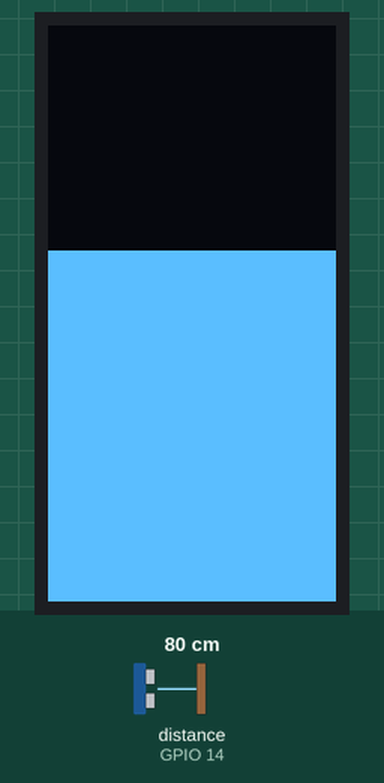
The sketch below on a simulated ESP32. On the bench: 64×128 one-colour display. Wiring (inferred from the names in the program): ultrasonic range finder: trigger GPIO 12; echo GPIO 14. Inputs (shaded band) come from the test bench; at power-on: distance to the obstacle (sensor on GPIO 14) 80 cm. The echo pulse lasts 58.3 µs per cm; what the sketch prints to the serial monitor is not drawn.

Above: at 1.2 s.
1.3 s: distance to the obstacle (sensor on GPIO 14) set to 2 cm
At 2.3 s:
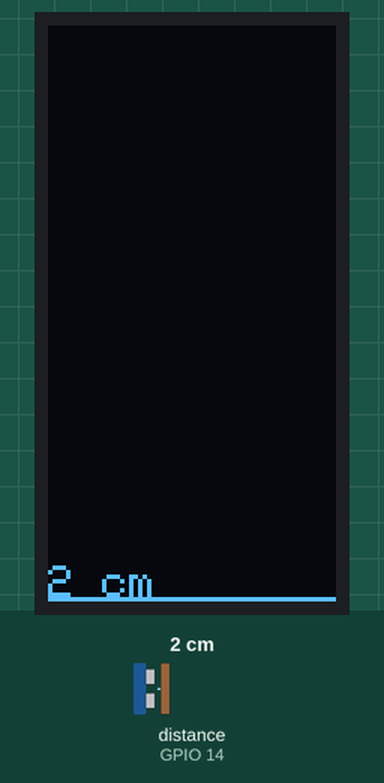
2.8 s: distance to the obstacle (sensor on GPIO 14) set to 4 cm
At 4.0 s:
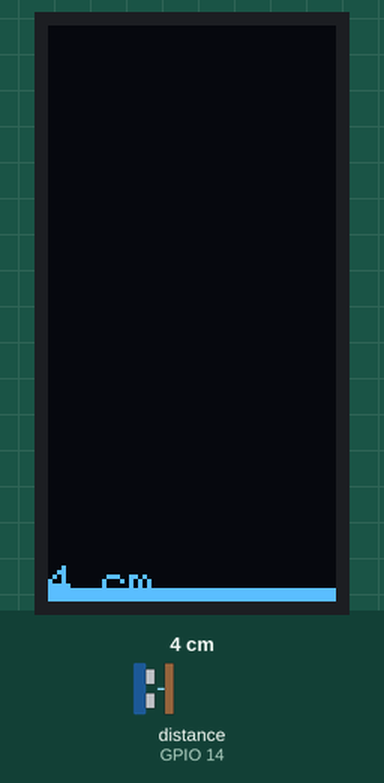
4.3 s: distance to the obstacle (sensor on GPIO 14) set to 9 cm
At 5.8 s:
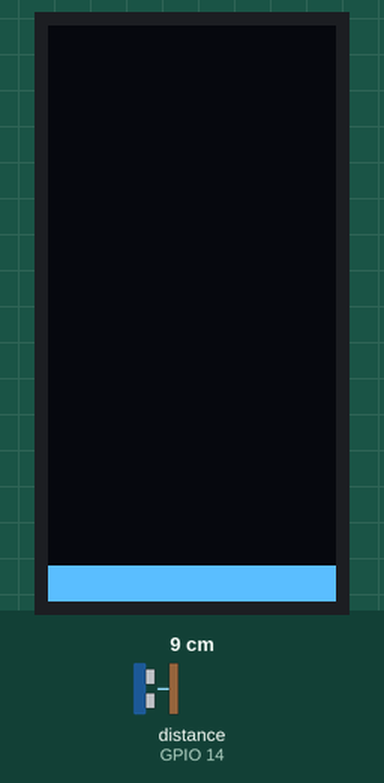
Timing chart, 0 to 7.3 s (numbered marks = the images above; inputs shaded):
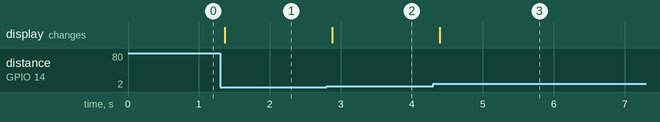

The sketch:

ESP3266_OLED_Sonar_Servo.ino
```cpp
#include <Servo.h>
#include <SPI.h>
#include <Wire.h>
#include <Adafruit_GFX.h>
#include <Adafruit_SSD1306.h>

#define OLED_MOSI   13
#define OLED_CLK   16
#define OLED_DC    4
#define OLED_CS    5
#define OLED_RESET 15
#define pwPin     14
#define trigPin   12
Adafruit_SSD1306 display(OLED_MOSI, OLED_CLK, OLED_DC, OLED_RESET, OLED_CS);

long pulse, cm, barHeight;

void setup()   {
  Serial.begin(9600);
  Serial.println("And we're off!");
  pinMode(pwPin, INPUT);
  pinMode(trigPin, OUTPUT);
  display.begin(SSD1306_SWITCHCAPVCC);
  display.setRotation(1); //Portrait mode
  display.setTextSize(1);
  display.setTextColor(WHITE);
}


void loop() {
  display.clearDisplay();
  display.setCursor(0,0);

  // pulse the trigger pin, at least 10usec
  digitalWrite(trigPin, LOW);
  delayMicroseconds(2);
  digitalWrite(trigPin, HIGH);
  delayMicroseconds(10);
  digitalWrite(trigPin, LOW);

  // pull in echo pulse, conv. usec travel time to cm
  pulse = pulseIn(pwPin, HIGH, 8890);
  if (pulse == 0) cm = 120;
  else cm = pulse / (2*29.1);
  Serial.println(cm);

  //draw graph
  barHeight = map(cm, 0, 120, 0, display.height()-10);
  display.fillRect(0, display.height()-barHeight, display.width(), display.height() - 10, WHITE);
  display.setCursor(0, display.height()-8);
  display.print(cm);
  display.print(" cm");
  display.display();
  delay(100);
}
```

Measured:
- after the input at 1.3 s, the display: changes after 0.06 s (image 1)
- after the input at 2.8 s, the display: changes after 0.08 s (image 2)
- after the input at 4.3 s, the display: changes after 0.10 s (image 3)
